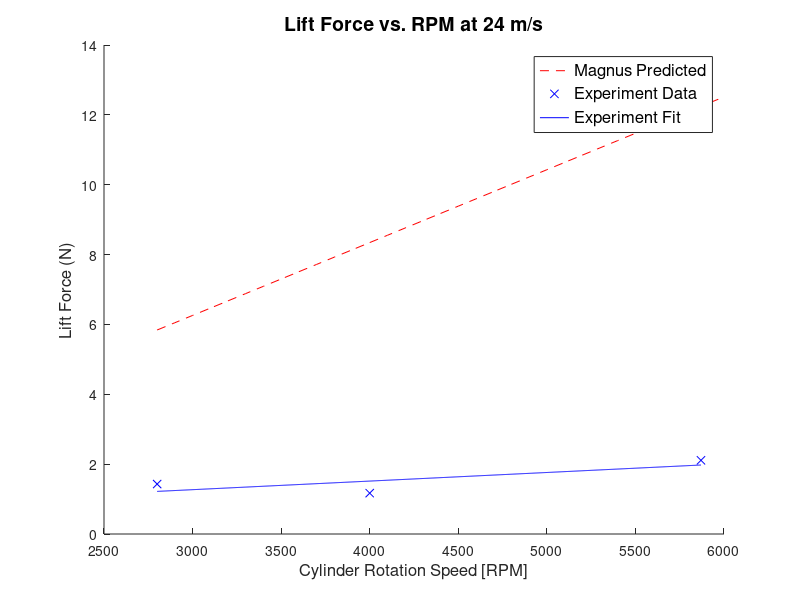
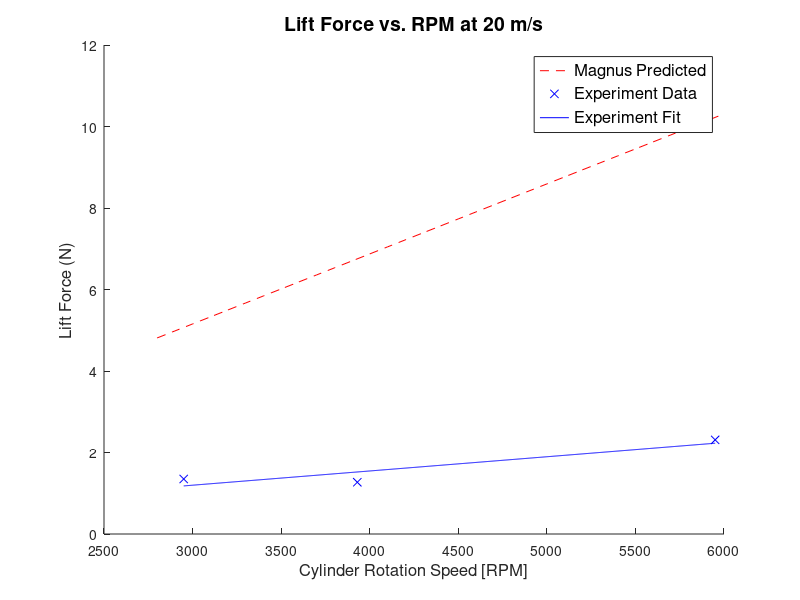
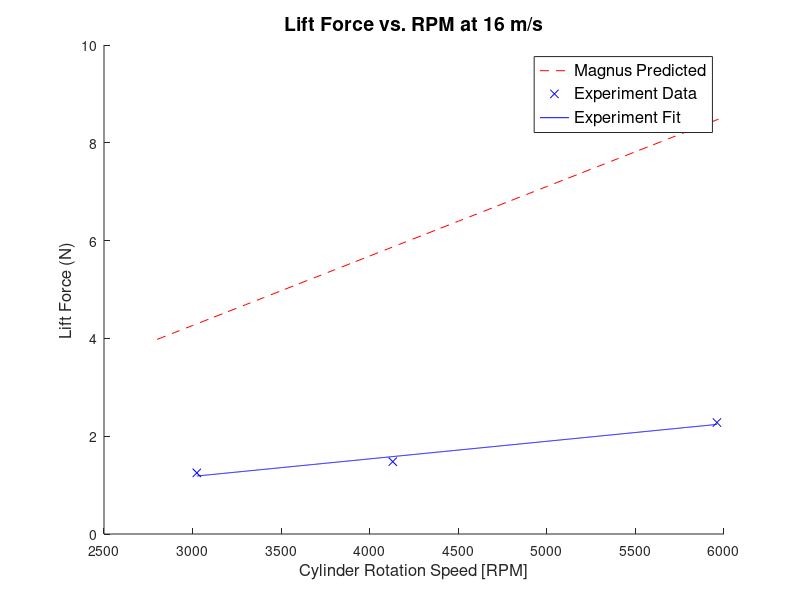
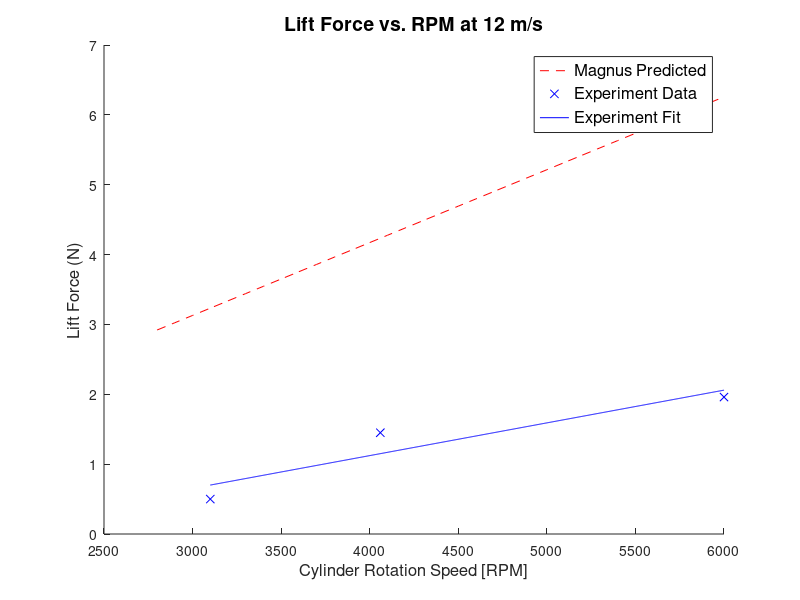

Write MATLAB code to recreate these figures, in order. (Note: this script raises an error after producing the figures.)
clear all;
close all;

% Magnus Effect Overview
% Variables:
% FL: lift force - measured by force balance
% rho: air density - calculated from the day's atmospheric pressure
% v: air speed - calculated using pitot tube
% G: vortex strength - found using G = 2*pi*r^2*omega
%                                   r: cylinder radius
%                                   omega: RPM in rad/s
% L: length of the cylinder
% FL = rho*v*G*L = rho*v*4*pi^2*r^2*omega*L = rho*v*4*pi^2*r^2*omega*L
% 
% Topics to analyze:
% 1. Effect of changing RPM on lift force at constant wind speed
%       - expect linear relationship
% 2. Effect of changing wind speed on lift force at constant RPM
%       - expect linear relationship
% 3. Effect of linearly increasing wind speed on lift force
%       - expect linear relationship

%%%%%%%%%%%%%%%%%%%%%%%%%%%%%%%%%%%%%%%%%%%%%%%%%%%%%%%%%%
% Authors: Feng, Zhangxi; Popecki, Simon; Skinner, James %
% Course: ME646                                          %
% Project: Cylindrical Airfoil Magnus Effect             %
% Date: May 1, 2017                                      %
%%%%%%%%%%%%%%%%%%%%%%%%%%%%%%%%%%%%%%%%%%%%%%%%%%%%%%%%%%

%% Overall experiment variables
% See attached excel sheet for the experiment data
% windspeeds from pitot tube readings:
speed4 = 24.01946618; % [m/s]
speed3 = 19.78614266;
speed2 = 16.36650742;
speed1 = 12.00973309;
airrho = 1.2093;
% [kg/m^3] from ideal gas law and the barometric pressure of the day

%% 1. Effect of RPM on lift force at constant wind speed for each airfoil

%% stella - r = 57.91/2000; % radius in [m]
rStella = 57.91/2000;
LStella = 0.130175; % length of stella in meters
forceStella = [0.5,1.45,1.96;...
            1.25,1.48,2.28;...
            1.35,1.27,2.31;...
            1.43,1.17,2.11];
RPMStella = [3100,4060,6000;...
            3024,4130,5960;...
            2950,3930,5950;...
            2800,4000,5870]; % convert from [rpm] to [rps]
% expected relationship
RPMMagnusStella = (2800:100:6000); % [rpm]

% FL = 4*pi^2*r^2*rho*v*omega*L
FLStella4 = 4*pi^2*rStella^2*airrho*speed4.*RPMMagnusStella/60*LStella;
FLStella3 = 4*pi^2*rStella^2*airrho*speed3.*RPMMagnusStella/60*LStella;
FLStella2 = 4*pi^2*rStella^2*airrho*speed2.*RPMMagnusStella/60*LStella;
FLStella1 = 4*pi^2*rStella^2*airrho*speed1.*RPMMagnusStella/60*LStella;

% polyfitting data to line
% speed4
stellaFit4 = polyfit(RPMStella(4,:),forceStella(4,:),1);
stellaFit4x = 2800:(5870-2800)/1000:5870;
stellaFit4y = stellaFit4x*stellaFit4(1) + stellaFit4(2);
% speed3
stellaFit3 = polyfit(RPMStella(3,:),forceStella(3,:),1);
stellaFit3x = 2950:(5950-2950)/1000:5950;
stellaFit3y = stellaFit3x*stellaFit3(1) + stellaFit3(2);
% speed2
stellaFit2 = polyfit(RPMStella(2,:),forceStella(2,:),1);
stellaFit2x = 3024:(5960-3024)/1000:5960;
stellaFit2y = stellaFit2x*stellaFit2(1) + stellaFit2(2);
% speed1
stellaFit1 = polyfit(RPMStella(1,:),forceStella(1,:),1);
stellaFit1x = 3100:(6000-3100)/1000:6000;
stellaFit1y = stellaFit1x*stellaFit1(1) + stellaFit1(2);

% speed4 plots
figure;
hold on;
plot(RPMMagnusStella,FLStella4,'r--');
plot(RPMStella(4,:),forceStella(4,:),'bx',stellaFit4x,stellaFit4y,'b');
xlabel('Cylinder Rotation Speed [RPM]','FontSize',12);
ylabel('Lift Force (N)','FontSize',12);
title('Lift Force vs. RPM at 24 m/s','FontSize',14);
l = legend('Magnus Predicted','Experiment Data','Experiment Fit','Location','best');
set(l,'FontSize',12);

% speed3 plots
figure;
hold on;
plot(RPMMagnusStella,FLStella3,'r--');
plot(RPMStella(3,:),forceStella(3,:),'bx',stellaFit3x,stellaFit3y,'b');
xlabel('Cylinder Rotation Speed [RPM]','FontSize',12);
ylabel('Lift Force (N)','FontSize',12);
title('Lift Force vs. RPM at 20 m/s','FontSize',14);
l = legend('Magnus Predicted','Experiment Data','Experiment Fit','Location','best');
set(l,'FontSize',12);

% speed2 plots
figure;
hold on;
plot(RPMMagnusStella,FLStella2,'r--');
plot(RPMStella(2,:),forceStella(2,:),'bx',stellaFit2x,stellaFit2y,'b');
xlabel('Cylinder Rotation Speed [RPM]','FontSize',12);
ylabel('Lift Force (N)','FontSize',12);
title('Lift Force vs. RPM at 16 m/s','FontSize',14);
l = legend('Magnus Predicted','Experiment Data','Experiment Fit','Location','best');
set(l,'FontSize',12);

% speed1 plots
figure;
hold on;
plot(RPMMagnusStella,FLStella1,'r--');
plot(RPMStella(1,:),forceStella(1,:),'bx',stellaFit1x,stellaFit1y,'b');
xlabel('Cylinder Rotation Speed [RPM]','FontSize',12);
ylabel('Lift Force (N)','FontSize',12);
title('Lift Force vs. RPM at 12 m/s','FontSize',14);
l = legend('Magnus Predicted','Experiment Data','Experiment Fit','Location','best');
set(l,'FontSize',12);

%% Bud - r = 83.82/2000; % radius in [m]
rBud = 83.82/2000; % finding radius from diamter in [mm] to [m]
LBud = 0.1762125; % length of bud cylinder in meters
forceBud = [2.3,3.17,1.65;...
            0,0,0;...
            10.13,21.92,13.91;...
            10.25,13.11,8.97];
RPMBud = [3200,4940,5800;...
        0,0,0;...
        3291,4700,5844;...
        3100,4860,5916]; % convert from [rpm] to [rps]
% expected relationship
RPMMagnusBud = (2500:100:6000); % [rpm]

% FL = 4*pi^2*r^2*rho*v*omega*L
FLBud4 = 4*pi^2*rBud^2*airrho*speed4.*RPMMagnusBud/60*LBud;
FLBud3 = 4*pi^2*rBud^2*airrho*speed3.*RPMMagnusBud/60*LBud;
FLBud2 = 4*pi^2*rBud^2*airrho*speed2.*RPMMagnusBud/60*LBud;
FLBud1 = 4*pi^2*rBud^2*airrho*speed1.*RPMMagnusBud/60*LBud;

% polyfitting data to line
% speed4
budFit4 = polyfit(RPMBud(4,:),forceBud(4,:),1);
budFit4x = 3100:(5916-3100)/1000:5916;
budFit4y = budFit4x*budFit4(1) + budFit4(2);
% speed3
budFit3 = polyfit(RPMBud(3,:),forceBud(3,:),1);
budFit3x = 3291:(5844-3291)/1000:5844;
budFit3y = budFit3x*budFit3(1) + budFit3(2);
% speed1
budFit1 = polyfit(RPMBud(1,:),forceBud(1,:),1);
budFit1x = 3200:(5800-3200)/1000:5800;
budFit1y = budFit1x*budFit1(1) + budFit1(2);

% speed4 plots
figure;
hold on;
plot(RPMMagnusBud,FLBud4,'r--');
plot(RPMBud(4,:),forceBud(4,:),'bx',budFit4x,budFit4y,'b');
xlabel('Cylinder Rotation Speed [RPM]','FontSize',12);
ylabel('Lift Force (N)','FontSize',12);
title('Lift Force vs. RPM at 24 m/s','FontSize',14);
l = legend('Magnus Predicted','Experiment Data','Experiment Fit','Location','best');
set(l,'FontSize',12);

% speed3 plots
figure;
hold on;
plot(RPMMagnusBud,FLBud3,'r--');
plot(RPMBud(3,:),forceBud(3,:),'bx',budFit3x,budFit3y,'b');
xlabel('Cylinder Rotation Speed [RPM]','FontSize',12);
ylabel('Lift Force (N)','FontSize',12);
title('Lift Force vs. RPM at 20 m/s','FontSize',14);
l = legend('Magnus Predicted','Experiment Data','Experiment Fit','Location','best');
set(l,'FontSize',12);

% speed2 plot for Bud does not exist

% speed1 plots
figure;
hold on;
plot(RPMMagnusBud,FLBud1,'r--');
plot(RPMBud(1,:),forceBud(1,:),'bx',budFit1x,budFit1y,'b');
xlabel('Cylinder Rotation Speed [RPM]','FontSize',12);
ylabel('Lift Force (N)','FontSize',12);
title('Lift Force vs. RPM at 12 m/s','FontSize',14);
l = legend('Magnus Predicted','Experiment Data','Experiment Fit','Location','best');
set(l,'FontSize',12);

%% Quaker - r = 128.27/2000; % radius in [m]
rQuaker = 128.27/2000;
LQuaker = 0.2286; % length of quaker oats cylinder in meters
forceQuaker = [3.72,3.14,4.35;...
            6,4.97,5.26;...
            8.42,7.25,7.67;...
            10.6,15.5,10.43];
RPMQuaker = [3720,4560,5560;...
            3660,4470,5630;...
            3675,4050,5500;...
            3000,3160,5200]; % convert from [rpm] to [rps]
% expected relationship
RPMMagnusQuaker = (2500:100:6000); % [rpm]

% FL = 4*pi^2*r^2*rho*v*omega*L
FLQuaker4 = 4*pi^2*rQuaker^2*airrho*speed4.*RPMMagnusQuaker/60*LQuaker;
FLQuaker3 = 4*pi^2*rQuaker^2*airrho*speed3.*RPMMagnusQuaker/60*LQuaker;
FLQuaker2 = 4*pi^2*rQuaker^2*airrho*speed2.*RPMMagnusQuaker/60*LQuaker;
FLQuaker1 = 4*pi^2*rQuaker^2*airrho*speed1.*RPMMagnusQuaker/60*LQuaker;

% polyfitting data to line
% speed4
quakerFit4 = polyfit(RPMQuaker(4,:),forceQuaker(4,:),1);
quakerFit4x = 3000:(5200-3000)/1000:5200;
quakerFit4y = quakerFit4x*quakerFit4(1) + quakerFit4(2);
% speed3
quakerFit3 = polyfit(RPMQuaker(3,:),forceQuaker(3,:),1);
quakerFit3x = 3675:(5500-3675)/1000:5500;
quakerFit3y = quakerFit3x*quakerFit3(1) + quakerFit3(2);
% speed2
quakerFit2 = polyfit(RPMQuaker(2,:),forceQuaker(2,:),1);
quakerFit2x = 3660:(5630-3660)/1000:5630;
quakerFit2y = quakerFit2x*quakerFit2(1) + quakerFit2(2);
% speed1
quakerFit1 = polyfit(RPMQuaker(1,:),forceQuaker(1,:),1);
quakerFit1x = 3720:(5560-3720)/1000:5560;
quakerFit1y = quakerFit1x*quakerFit1(1) + quakerFit1(2);

% speed4 plots
figure;
hold on;
plot(RPMMagnusQuaker,FLQuaker4,'r--');
plot(RPMQuaker(4,:),forceQuaker(4,:),'bx',quakerFit4x,quakerFit4y,'b');
xlabel('Cylinder Rotation Speed [RPM]','FontSize',12);
ylabel('Lift Force (N)','FontSize',12);
title('Lift Force vs. RPM at 24 m/s','FontSize',14);
l = legend('Magnus Predicted','Experiment Data','Experiment Fit','Location','best');
set(l,'FontSize',12);

% speed3 plots
figure;
hold on;
plot(RPMMagnusQuaker,FLQuaker3,'r--');
plot(RPMQuaker(3,:),forceQuaker(3,:),'bx',quakerFit3x,quakerFit3y,'b');
xlabel('Cylinder Rotation Speed [RPM]','FontSize',12);
ylabel('Lift Force (N)','FontSize',12);
title('Lift Force vs. RPM at 20 m/s','FontSize',14);
l = legend('Magnus Predicted','Experiment Data','Experiment Fit','Location','best');
set(l,'FontSize',12);

% speed2 plots
figure;
hold on;
plot(RPMMagnusQuaker,FLQuaker2,'r--');
plot(RPMQuaker(2,:),forceQuaker(2,:),'bx',quakerFit2x,quakerFit2y,'b');
xlabel('Cylinder Rotation Speed [RPM]','FontSize',12);
ylabel('Lift Force (N)','FontSize',12);
title('Lift Force vs. RPM at 16 m/s','FontSize',14);
l = legend('Magnus Predicted','Experiment Data','Experiment Fit','Location','best');
set(l,'FontSize',12);

% speed1 plots
figure;
hold on;
plot(RPMMagnusQuaker,FLQuaker1,'r--');
plot(RPMQuaker(1,:),forceQuaker(1,:),'bx',quakerFit1x,quakerFit1y,'b');
xlabel('Cylinder Rotation Speed [RPM]','FontSize',12);
ylabel('Lift Force (N)','FontSize',12);
title('Lift Force vs. RPM at 12 m/s','FontSize',14);
l = legend('Magnus Predicted','Experiment Data','Experiment Fit','Location','best');
set(l,'FontSize',12);

%% comparison to theory completed, looking for patterns within the collected
% data
% plot of just the experimental data
% quaker oats cylinder
figure;
hold on;
plot(RPMQuaker(4,:),forceQuaker(4,:),'--*');
plot(RPMQuaker(3,:),forceQuaker(3,:),'--x');
plot(RPMQuaker(2,:),forceQuaker(2,:),'--d');
plot(RPMQuaker(1,:),forceQuaker(1,:),'--s');
grid on;
xlabel('Rotation Speed (RPM)','FontSize',12);
ylabel('Life Force (N)','FontSize',12);
title({'Measured Lift Force of Quaker Oats Cylinder vs. RPM','at Constant Wind Speeds'},'FontSize',14);
l = legend('Location','best','24 m/s','20 m/s','16 m/s','12 m/s');
set(l,'FontSize',12);

% Bud Heavy cylinder
figure;
hold on;
plot(RPMBud(4,:),forceBud(4,:),'--*');
plot(RPMBud(3,:),forceBud(3,:),'--x');
plot(RPMBud(1,:),forceBud(1,:),'--s');
grid on;
xlabel('Rotation Speed (RPM)','FontSize',12);
ylabel('Life Force (N)','FontSize',12);
title({'Measured Lift Force of Bud Heavy Cylinder vs. RPM','at Constant Wind Speeds'},'FontSize',14);
l = legend('Location','best','24 m/s','20 m/s','12 m/s');
set(l,'FontSize',12);
text(3250,22.5,'16 m/s wind speed has no data','FontSize',12);

% Quaker cylinder
figure;
hold on;
plot(RPMQuaker(4,:),forceQuaker(4,:),'--*');
plot(RPMQuaker(3,:),forceQuaker(3,:),'--x');
plot(RPMQuaker(2,:),forceQuaker(2,:),'--d');
plot(RPMQuaker(1,:),forceQuaker(1,:),'--s');
grid on;
xlabel('Rotation Speed (RPM)','FontSize',12);
ylabel('Life Force (N)','FontSize',12);
title({'Measured Lift Force of Quaker Cylinder vs. RPM','at Constant Wind Speeds'},'FontSize',14);
l = legend('Location','best','24 m/s','20 m/s','16 m/s','12 m/s');
set(l,'FontSize',12);

%% 2. Effect of changing wind speed on lift force

%% Plotting all the data
% Experiment was conducted to have approximately the same RPM. Assuming the
% difference in lift force from <300 RPM difference is negligible for the
% purpose of seeking a pattern.
speeds = [speed4,speed3,speed2,speed1];

% Stella Cylinder
figure;
hold on;
plot(speeds,forceStella(:,3),'--*');
plot(speeds,forceStella(:,2),'-.x');
plot(speeds,forceStella(:,1),'k:d');
xlim([10 26]);
xlabel('Wind Speeds (m/s)','FontSize',12);
ylabel('Lift Force (N)','FontSize',12);
title({'Effect of Wind Speed on Stella Cylinder Lift Force','Assuming Constant RPM'},'FontSize',14);
l = legend('Location','best','~3000 RPM','~4000 RPM','~6000 RPM');
set(l,'FontSize',12);

% Bud Cylinder
figure;
hold on;
plot(speeds([1,3,4]),forceBud([1,3,4],3),'--*');
plot(speeds([1,3,4]),forceBud([1,3,4],2),'-.x');
plot(speeds([1,3,4]),forceBud([1,3,4],1),'k:d');
xlim([10 26]);
xlabel('Wind Speeds (m/s)','FontSize',12);
ylabel('Lift Force (N)','FontSize',12);
title({'Effect of Wind Speed on Bud Cylinder Lift Force','Assuming Constant RPM'},'FontSize',14);
l = legend('Location','best','~3000 RPM','~5000 RPM','~6000 RPM');
set(l,'FontSize',12);

% Oats Cylinder
figure;
hold on;
plot(speeds,forceQuaker(:,3),'--*');
plot(speeds,forceQuaker(:,2),'-.x');
plot(speeds,forceQuaker(:,1),'k:d');
xlim([10 26]);
xlabel('Wind Speeds (m/s)','FontSize',12);
ylabel('Lift Force (N)','FontSize',12);
title({'Effect of Wind Speed on Oats Cylinder Lift Force','Assuming Constant RPM'},'FontSize',14);
l = legend('Location','best','~3500 RPM','~4250 RPM','~5500 RPM');
set(l,'FontSize',12);

%% fitting the wind speed data
stellaWindRPMfit6k = polyfit(speeds',forceStella(:,1),1);
sWRfitx = speeds(4):(speeds(1) - speeds(4))/10:speeds(1);
sWRfity = sWRfitx*stellaWindRPMfit6k(1) + stellaWindRPMfit6k(2);

figure;
plot(speeds,forceStella(:,1),'*',sWRfitx,sWRfity);
xlabel('Wind Speed (m/s)','FontSize',12);
ylabel('Lift Force (N)','FontSize',12);
title('Lift Force vs. Wind Speed Stella Cylinder at 6000 rpm','FontSize',14);
l = legend('Location','best','Data','Best Fit');
set(l,'FontSize',12);

budWindRPMfit6k = polyfit(speeds([1,3,4])',forceBud([1,3,4],1),1);
bWRfitx = speeds(4):(speeds(1) - speeds(4))/10:speeds(1);
bWRfity = bWRfitx*budWindRPMfit6k(1) + budWindRPMfit6k(2);

figure;
plot(speeds([1,3,4]),forceBud([1,3,4],1),'*',bWRfitx,bWRfity);
xlabel('Wind Speed (m/s)','FontSize',12);
ylabel('Lift Force (N)','FontSize',12);
title('Lift Force vs. Wind Speed Bud Cylinder 6000 rpm','FontSize',14);
l = legend('Location','best','Data','Best Fit');
set(l,'FontSize',12);

quakerWindRPMfit6k = polyfit(speeds',forceQuaker(:,1),1);
qWRfitx = speeds(4):(speeds(1) - speeds(4))/10:speeds(1);
qWRfity = qWRfitx*quakerWindRPMfit6k(1) + quakerWindRPMfit6k(2);

figure;
plot(speeds,forceQuaker(:,1),'*',qWRfitx,qWRfity);
xlabel('Wind Speed (m/s)','FontSize',12);
ylabel('Lift Force (N)','FontSize',12);
title('Lift Force vs. Wind Speed Quaker Cylinder 6000 rpm','FontSize',14);
l = legend('Location','best','Data','Best Fit');
set(l,'FontSize',12);

%% 3. Effect of increasing wind speed on a fixed RPM on the lift force

%% Plotting and fitting
windSpeed = [11.12,16.37,20.3,23.59,26.47,29.42]; % [m/s]
liftForce = [0.67,0.61,0.5,0.4,0.36,0.47]; % [N]

windForceFit = polyfit(windSpeed,liftForce,1);
windForcex = linspace(windSpeed(1),windSpeed(end),6);
windForcey = windForcex*windForceFit(1) + windForceFit(2);

%% Error Analysis
% confidence interval-------------------------------------------
% defining the degree of freedom and confidence interval
N = length(windSpeed);
dF = N - (1 + 1);
confidenceLevel = 0.975; % Matlab uses one-tail probability

% finding the t score
t = tinv(confidenceLevel,dF);
% t = 2.3060

% average value of x axis data
xMean = mean(windSpeed);

% the sum of difference of X - xbar squared
SSxx = sum((windSpeed - xMean).^2);

% finding the term of sum of difference of y axis - yfit squared
SSres = sum((liftForce - windForcey).^2);

% finding Syx
Syx = sqrt(SSres/dF);

% fit confidence interval max and min
fitCf = t*Syx*sqrt(1/N + ((windSpeed - xMean).^2)/SSxx);
minFitCf = windForcey - fitCf;
maxFitCf = windForcey + fitCf;

% measurement confidence interval max and min
measCf = t*Syx*sqrt(1 + 1/N + ((windSpeed - xMean).^2)/SSxx);
minMeaCf = windForcey - measCf;
maxMeaCf = windForcey + measCf;
% confidence interval ends--------------------------------------

%% Plotting everythang
figure;
plot(windSpeed,liftForce,'x',windForcex,windForcey);
hold on;
p1 = plot(windSpeed,minFitCf,'r:');
p2 = plot(windSpeed,maxFitCf,'r:');
p3 = plot(windSpeed,minMeaCf,'b--');
p4 = plot(windSpeed,maxMeaCf,'b--');
set(get(get(p2,'Annotation'),'LegendInformation'),...
    'IconDisplayStyle','off');
set(get(get(p4,'Annotation'),'LegendInformation'),...
    'IconDisplayStyle','off');
xlabel('Wind Speed (m/s)','FontSize',12);
ylabel('Lift Force (N)','FontSize',12);
title('Lift Force vs. Wind Speed for Stella Cylinder','FontSize',14);
l = legend('Location','best','Experiment Data','Best fit line','Confidence of Fit','Confidence of Measurement');
set(l,'FontSize',12);
